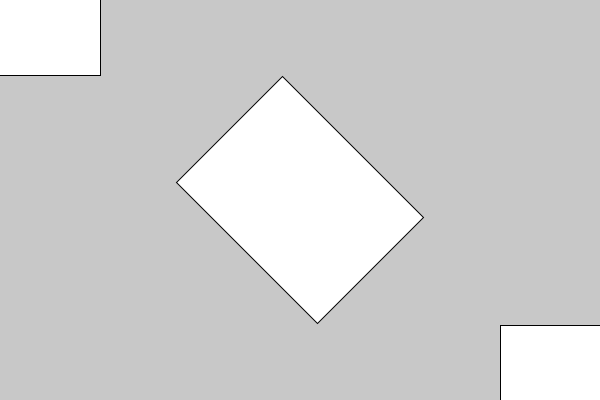
Frame 1 (no input)
Frame 60 (the mouse pressed at the canvas centre just before this capture): identical to frame 1, image omitted
Frame 120 (the mouse held since frame 60 and released just before this capture): identical to frame 1, image omitted

The Processing sketch that drew this single still picture (run headless with seeded random() and noise(); from frame 60 on, the mouse is pressed at the canvas centre):

// Processing sketch: transformation_01
// ── transformation_01.pde
void setup () {
  size(600, 400);
  rectMode(CENTER);
}

void draw() {
  background(200);

  rect(0, 0, 200, 150);

  pushMatrix();
  translate(width / 2, height / 2);
  rotate(HALF_PI / 2);
  rect(0, 0, 200, 150);
  popMatrix();

  translate(width, height);
  rect(0, 0, 200, 150);
}
